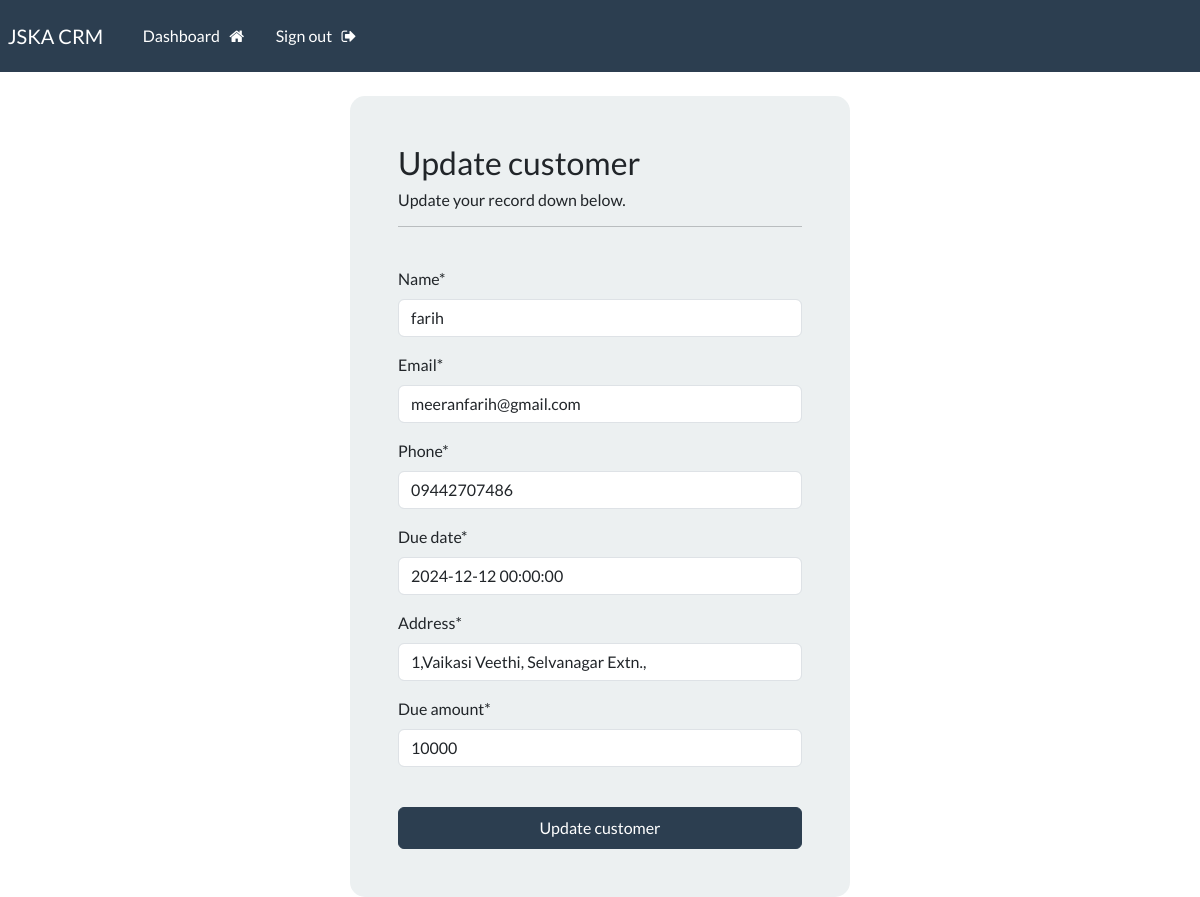
Screenshot of /update-record/7 (signed in) with the database file from the repository.
### home/models.py (models this page shows, shortened)
class Customer(models.Model):
    name = models.CharField(max_length=100)
    email = models.CharField(max_length=100)
    phone = models.CharField(max_length=20)
    creation_date = models.DateTimeField(auto_now_add=True)
    due_date = models.DateTimeField()
    address = models.CharField(max_length=300)
    due_amount = models.CharField(max_length=50)

### home/views.py (the view)
# urls.py: path('update-record/<int:pk>',views.update_customer, name = "update-record" ),
@login_required(login_url = 'my-login')
def update_customer(request, pk):
    record = Customer.objects.get(id=pk)
    form = UpdateCustomerForm(instance=record)
    if request.method == 'POST':
        form = UpdateCustomerForm(request.POST, instance=record)
        if form.is_valid():
            form.save()
            return redirect("dashboard")
    context = {'form4':form}
    return render(request, 'home/update-record.html', context = context)

### home/forms.py
class UpdateCustomerForm(forms.ModelForm):
    class Meta:
        model = Customer
        fields = ['name','email','phone','due_date','address','due_amount']

### home/templates/home/update-record.html (shortened to what this page needs)
{% extends 'home/base.html' %}
{% load crispy_forms_tags %}
{% block content %}
    <body>
        <div class="container bg-light shadow-md p-5 form-layout">
            <h3>Update customer</h3>
            <h6> Update your record down below. </h6>
            <hr>
            <br>
            <form method="POST" autocomplete="off">
                {{form4|crispy}}
                <br>
                <button type="submit" class="btn btn-primary w-100 btn-block p-2">Update customer </button>
            </form>
        </div>
    </body>
{% endblock %}

### static/css/styles.css (style rules this page uses)
.form-layout { border-radius: 15px; width: 500px; }

### rows the page displays
Customer: name "farih", email "meeranfarih@gmail.com", phone "09442707486", due_date "2024-12-12 00:00:00", address "1,Vaikasi Veethi, Selvanagar Extn.,", due_amount "10000"
